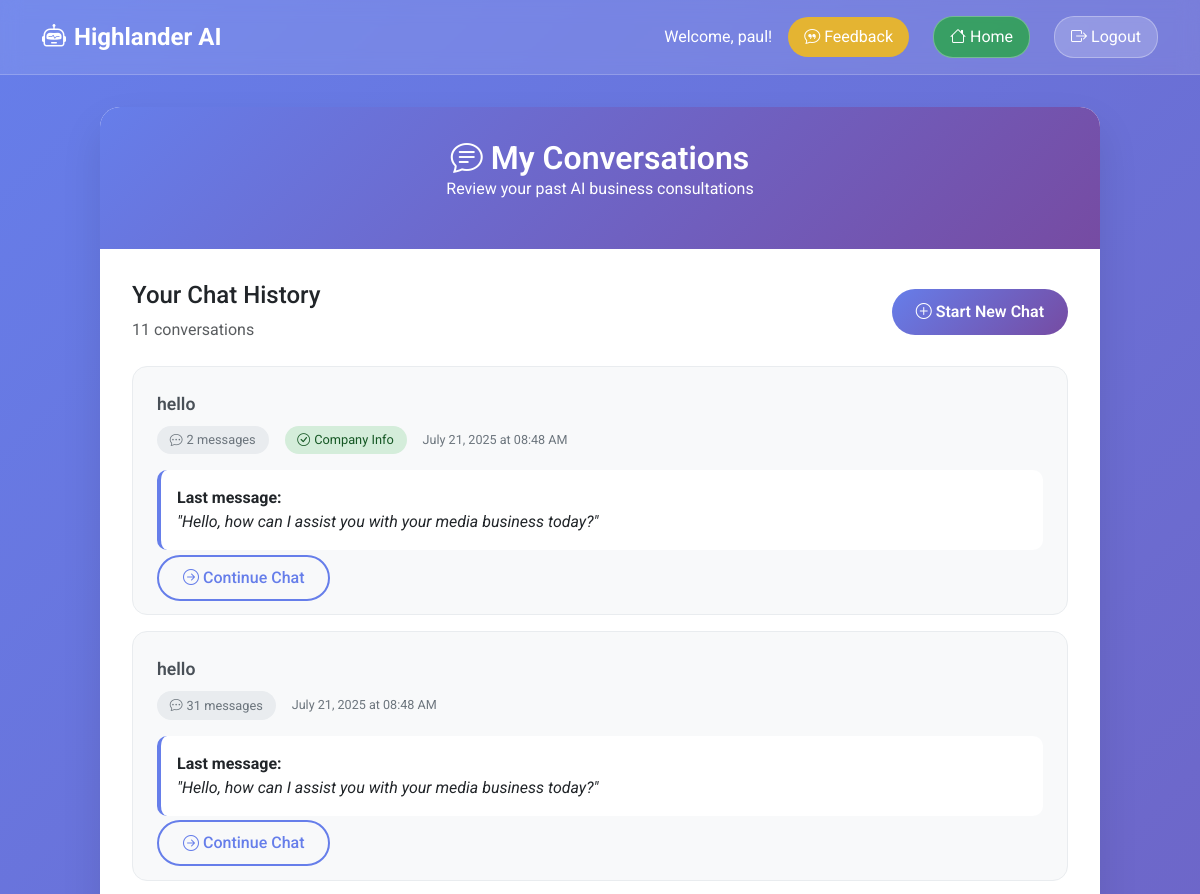
Page /my-chats (signed in, upper part) on the earlier database version.
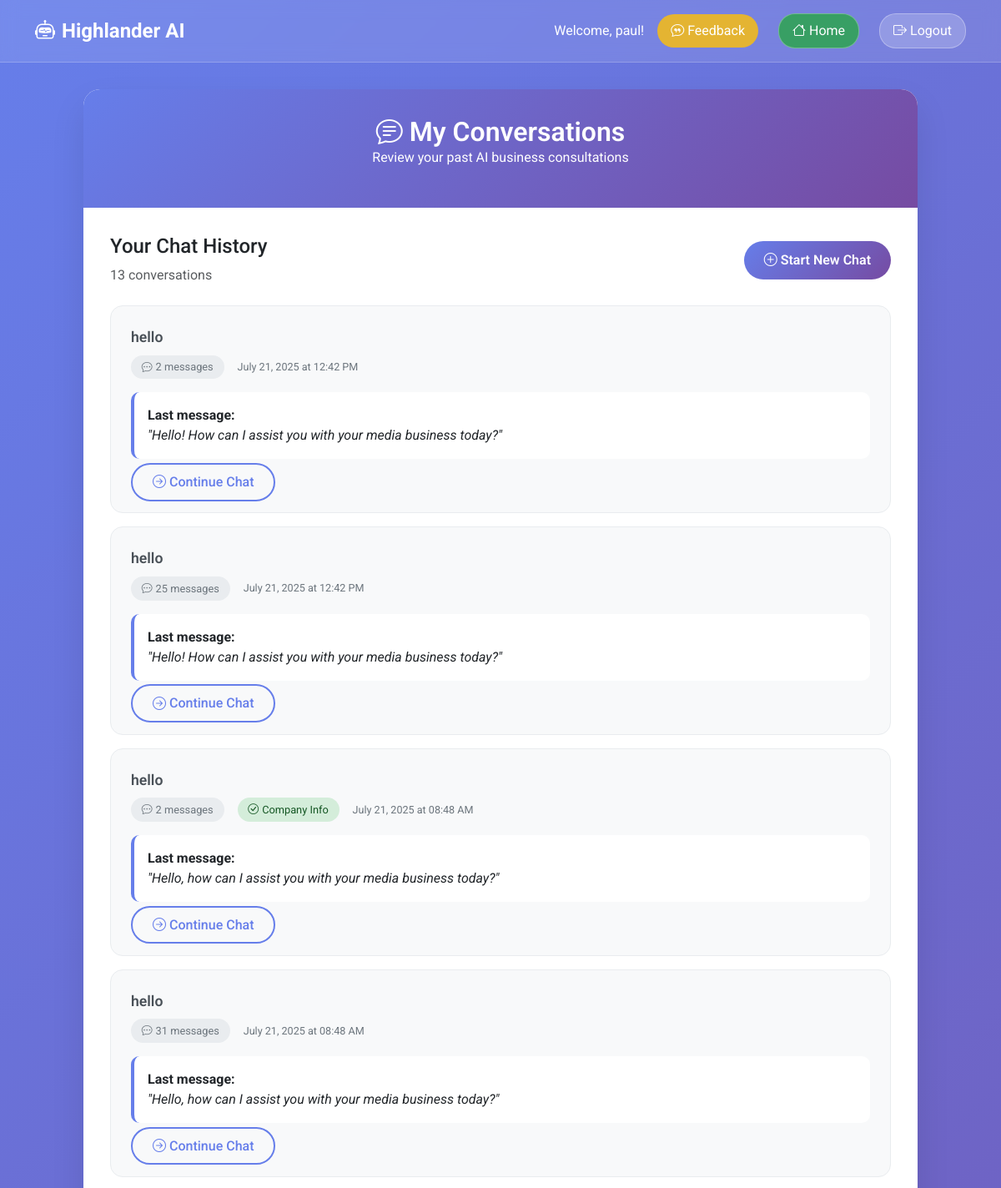
Same page on the later database version.
### models.py (models this page shows, shortened)
class Chat(db.Model):
    __tablename__ = 'chats'
    id = db.Column(db.Integer, primary_key=True)
    user_id = db.Column(db.Integer, db.ForeignKey('users.id'), nullable=True)
    created_at = db.Column(db.DateTime, default=datetime.utcnow)
    updated_at = db.Column(db.DateTime, default=datetime.utcnow, onupdate=datetime.utcnow)
    title = db.Column(db.String(255), nullable=True)  # Optional title based on content
    fact_sheet = db.Column(db.Text, nullable=True)  # Stores extracted company info
    strategies = db.Column(db.Text, nullable=True)  # Stores generated strategies
    messages = relationship("Message", back_populates="chat", cascade="all, delete-orphan")

### app.py (the view)
@app.route('/my-chats')
@login_required
def my_chats():
    if hasattr(current_user, 'is_admin') and current_user.is_admin:
        return redirect(url_for('get_chats'))
    chats = Chat.query.filter_by(user_id=current_user.id).order_by(Chat.updated_at.desc()).all()
    return render_template('user_chats.html', chats=chats)

### app.py (called while the page is built)
@login_manager.user_loader
def load_user(user_id):
    return User.query.get(int(user_id))

### templates/user_chats.html (shortened to what the changed rows need)
<!DOCTYPE html>
<html lang="en">
<head>
    <link href="https://cdn.jsdelivr.net/npm/bootstrap@5.3.2/dist/css/bootstrap.min.css" rel="stylesheet">
    <link rel="stylesheet" href="https://cdn.jsdelivr.net/npm/bootstrap-icons@1.11.2/font/bootstrap-icons.min.css">
</head>
<body>
    <div class="container">
        <div class="content-container">
            <div class="content-header">
                <h1><i class="bi bi-chat-text me-2"></i>My Conversations</h1>
            </div>
            <div class="content-body">
                <div class="d-flex justify-content-between align-items-center mb-4">
                    <div>
                        <h4>Your Chat History</h4>
                        <p class="text-muted mb-0">{{ chats|length }} conversation{% if chats|length != 1 %}s{% endif %}</p>
                    </div>
                </div>
                {% if chats %}
                    {% for chat in chats %}
                    <div class="chat-card">
                        <div class="chat-title">
                            {{ chat.title or 'Untitled Conversation' }}
                        </div>
                        <div class="chat-meta">
                            <div class="chat-stats">
                                <span class="stat-badge">
                                    <i class="bi bi-chat-dots me-1"></i>{{ chat.messages|length }} messages
                                </span>
                                {% if chat.fact_sheet %}
                                <span class="stat-badge" style="background: #d4edda; color: #155724;">
                                    <i class="bi bi-check-circle me-1"></i>Company Info
                                </span>
                                {% endif %}
                            </div>
                            <div>
                                <small>{{ chat.updated_at.strftime('%B %d, %Y at %I:%M %p') }}</small>
                            </div>
                        </div>
                        {% if chat.messages %}
                        <div class="mt-3">
                            <div style="background: white; border-radius: 10px; padding: 1rem; border-left: 4px solid #667eea;">
                                <strong>Last message:</strong><br>
                                <em>"{{ chat.messages[-1].content[:100] }}{% if chat.messages[-1].content|length > 100 %}...{% endif %}"</em>
                            </div>
                        </div>
                        {% endif %}
                        <div class="mt-3">
                            <a href="{{ url_for('user_dashboard') }}?chat_id={{ chat.id }}" class="btn-outline-custom">
                                <i class="bi bi-arrow-right-circle me-1"></i>Continue Chat
                            </a>
                        </div>
                    </div>
                    {% endfor %}
                {% endif %}
            </div>
        </div>
    </div>
</body>
</html>

Differences in the rows shown:
added Chat: title "hello", messages|length "2", updated_at "July 21, 2025 at 12:42 PM", messages "Hello! How can I assist you with your media business today?"
added Chat: title "hello", messages|length "25", updated_at "July 21, 2025 at 12:42 PM", messages "Hello! How can I assist you with your media business today?"
Other differences:
{{ chats|length }}: "11" → "13"
